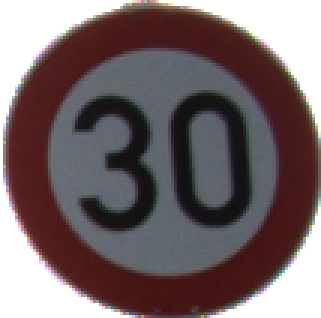
#> input picture sample_images/30/00290.png, 107 x 106 px, given in place of 00040.ppm, which was not available (shown 3 times larger)
$ python test.py
#> lines starting #> are read from the running program, lines starting #| are printed output that depends on the picture; after the words box and inside, x2 and y2 are one past the last pixel; in counts of white or black regions, pixels touching at a corner belong together; pictures that were not available may be replaced by others from this repository, and a replacement may not be noted
import numpy as np
import argparse
import cv2

img=cv2.imread("00040.ppm")
#> img is the input picture: shape (106, 107, 3); mean B, G, R 105, 103, 117.4
img_hsv=cv2.cvtColor(img, cv2.COLOR_BGR2HSV)
#> img_hsv: shape (106, 107, 3); mean H, S, V 59, 69.4, 121.6

# lower mask (0-10)
lower_red = np.array([0,50,50])
upper_red = np.array([10,255,255])
mask0 = cv2.inRange(img_hsv, lower_red, upper_red)
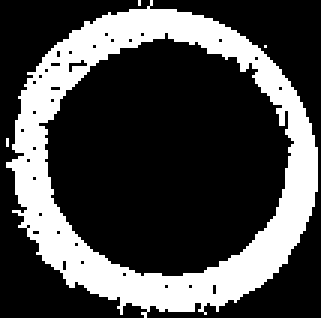
#> mask0: shape (106, 107) (shown 3 times larger); 28.3% white; 4 white regions (3 under 20 px), largest, box (x1, y1, x2, y2) and area: (2, 0, 106, 106) 3204

# upper mask (170-180)
lower_red = np.array([170,50,50])
upper_red = np.array([180,255,255])
mask1 = cv2.inRange(img_hsv, lower_red, upper_red)
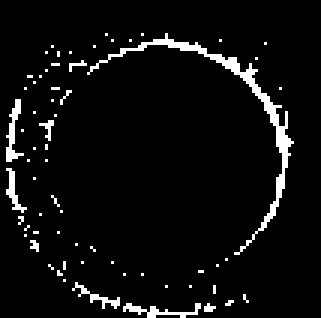
#> mask1: shape (106, 107) (shown 3 times larger); 5.2% white in thin lines or dots, all inside (x1, y1, x2, y2) = (2, 11, 98, 106)

# join my masks
mask = mask0+mask1
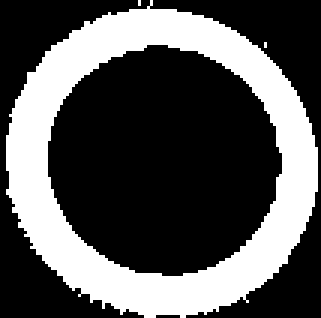
#> mask: shape (106, 107) (shown 3 times larger); 33.5% white; 3 white regions (2 under 20 px), largest, box (x1, y1, x2, y2) and area: (2, 0, 106, 106) 3796

# set my output img to zero everywhere except my mask
output_img = img.copy()
output_img[np.where(mask==0)] = 0
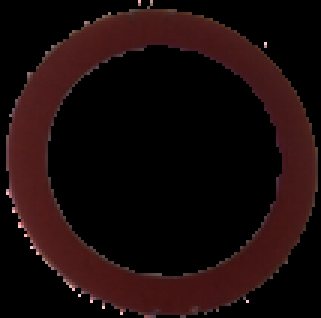
#> output_img: shape (106, 107, 3) (shown 3 times larger); mean B, G, R 10.3, 10.6, 25.4
cv2.imwrite('masked.png',output_img )
cv2.imshow('masked.png',output_img )
cv2.waitKey(10000)


# or your HSV image, which I *believe* is what you want
output_hsv = img_hsv.copy()
output_hsv[np.where(mask==0)] = 0
#> output_hsv: shape (106, 107, 3); mean H, S, V 9.5, 52.5, 25.4

img_result = cv2.bitwise_and(img, img, mask=mask)
